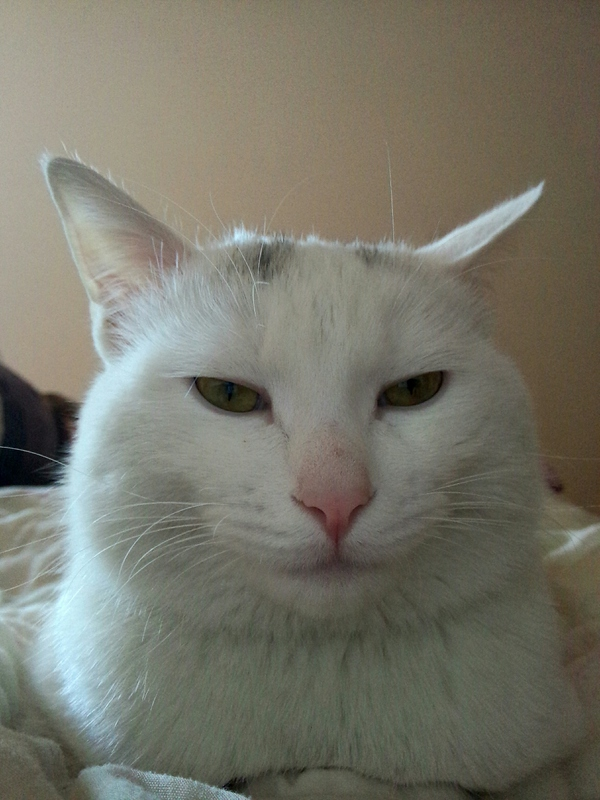
#> input picture ML-in-Action/kNN/abc.jpg, 600 x 800 px
$ python main.py   (Python 2 division)
#> lines starting #> are read from the running program, lines starting #| are printed output that depends on the picture
# from numpy import *

# # print zeros((10, 3), int8)
# a = [0, 1, 2]
# print  tile(a, (2, 2))


from PIL import Image
im = Image.open("abc.jpg")
#> im is the input picture: PIL image 600x800 RGB; mean R, G, B 118.8, 117.7, 105.6
# im.show()
res = im.resize((100, 100))
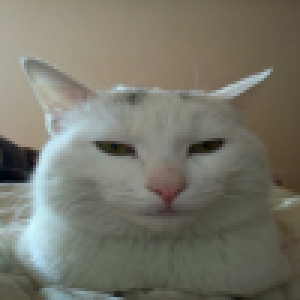
#> res: PIL image 100x100 RGB (shown 3 times larger); mean R, G, B 118.8, 117.7, 105.6
res.show()

# im.rotate(45).show()
print res.size
#| (100, 100)
